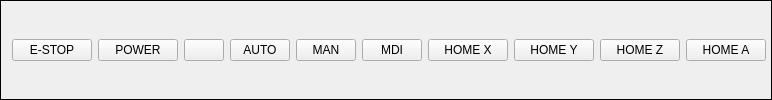
        <widget class="QFrame" name="gridFrame">
         <property name="styleSheet">
          <string notr="true">ActionButton {
min-height: 50px;
min-width: 50px;
font: 14pt &quot;DejaVu Sans&quot;;
}

GridFrame::{ background-color: rgb(52, 101, 164);}</string>
         </property>
         <property name="frameShape">
          <enum>QFrame::Box</enum>
         </property>
         <layout class="QGridLayout" name="gridLayout_2">
          <property name="leftMargin">
           <number>5</number>
          </property>
          <property name="topMargin">
           <number>5</number>
          </property>
          <property name="rightMargin">
           <number>5</number>
          </property>
          <property name="bottomMargin">
           <number>5</number>
          </property>
          <item row="1" column="3">
           <widget class="ActionButton" name="actionbutton_3">
            <property name="rules" stdset="0">
             <string>[{&quot;channels&quot;: [{&quot;url&quot;: &quot;status:homed&quot;, &quot;trigger&quot;: true}, {&quot;url&quot;: &quot;status:joint.1.homed&quot;, &quot;trigger&quot;: false}, {&quot;url&quot;: &quot;status:joint.2.homed&quot;, &quot;trigger&quot;: false}], &quot;property&quot;: &quot;Text&quot;, &quot;expression&quot;: &quot;'HOMED' if ch[0][0] and ch[0][1] and ch[0][2] else 'Home\\nAll'&quot;, &quot;name&quot;: &quot;Button Name&quot;}, {&quot;channels&quot;: [{&quot;url&quot;: &quot;status:homed&quot;, &quot;trigger&quot;: true}, {&quot;url&quot;: &quot;status:joint.1.homed&quot;, &quot;trigger&quot;: false}, {&quot;url&quot;: &quot;status:joint.2.homed&quot;, &quot;trigger&quot;: false}, {&quot;url&quot;: &quot;status:joint.2.homed&quot;, &quot;trigger&quot;: false}], &quot;property&quot;: &quot;Style Sheet&quot;, &quot;expression&quot;: &quot;\&quot;background-color:rgb(138, 226, 52)\&quot; if ch[0][0] and ch[0][1] and ch[0][2] and ch[0][2] else ''&quot;, &quot;name&quot;: &quot;back color&quot;}]</string>
            </property>
            <property name="actionName" stdset="0">
             <string>machine.home.all</string>
            </property>
           </widget>
          </item>
          <item row="1" column="1">
           <widget class="ActionButton" name="actionbutton">
            <property name="styleSheet">
             <string notr="true"/>
            </property>
            <property name="text">
             <string>E-STOP</string>
            </property>
            <property name="checkable">
             <bool>true</bool>
            </property>
            <property name="actionName" stdset="0">
             <string>machine.estop.toggle</string>
            </property>
           </widget>
          </item>
          <item row="1" column="2">
           <widget class="ActionButton" name="actionbutton_2">
            <property name="text">
             <string>POWER</string>
            </property>
            <property name="checkable">
             <bool>true</bool>
            </property>
            <property name="actionName" stdset="0">
             <string>machine.power.toggle</string>
            </property>
           </widget>
          </item>
          <item row="1" column="7">
           <widget class="ActionButton" name="actionbutton_17">
            <property name="text">
             <string>HOME X</string>
            </property>
            <property name="rules" stdset="0">
             <string>[{&quot;channels&quot;: [{&quot;url&quot;: &quot;status:joint.0.homed&quot;, &quot;trigger&quot;: true}], &quot;property&quot;: &quot;Style Sheet&quot;, &quot;expression&quot;: &quot;'background-color:rgb(150,255,150)' if ch[0] else 'background-color:rgb(240,240,80)'&quot;, &quot;name&quot;: &quot;New Rule&quot;}]</string>
            </property>
            <property name="actionName" stdset="0">
             <string>machine.home.joint:0</string>
            </property>
           </widget>
          </item>
          <item row="1" column="9">
           <widget class="ActionButton" name="actionbutton_19">
            <property name="text">
             <string>HOME Z</string>
            </property>
            <property name="rules" stdset="0">
             <string>[{&quot;channels&quot;: [{&quot;url&quot;: &quot;status:joint.2.homed&quot;, &quot;trigger&quot;: true}], &quot;property&quot;: &quot;Style Sheet&quot;, &quot;expression&quot;: &quot;'background-color:rgb(150,255,150)' if ch[0] else 'background-color:rgb(240,240,80)'&quot;, &quot;name&quot;: &quot;New Rule&quot;}]</string>
            </property>
            <property name="actionName" stdset="0">
             <string>machine.home.joint:2</string>
            </property>
           </widget>
          </item>
          <item row="1" column="8">
           <widget class="ActionButton" name="actionbutton_18">
            <property name="text">
             <string>HOME Y</string>
            </property>
            <property name="rules" stdset="0">
             <string>[{&quot;channels&quot;: [{&quot;url&quot;: &quot;status:joint.1.homed&quot;, &quot;trigger&quot;: true}], &quot;property&quot;: &quot;Style Sheet&quot;, &quot;expression&quot;: &quot;'background-color:rgb(150,255,150)' if ch[0] else 'background-color:rgb(240,240,80)'&quot;, &quot;name&quot;: &quot;New Rule&quot;}]</string>
            </property>
            <property name="actionName" stdset="0">
             <string>machine.home.joint:1</string>
            </property>
           </widget>
          </item>
          <item row="1" column="10">
           <widget class="ActionButton" name="actionbutton_20">
            <property name="text">
             <string>HOME A</string>
            </property>
            <property name="rules" stdset="0">
             <string>[{&quot;channels&quot;: [{&quot;url&quot;: &quot;status:joint.3.homed&quot;, &quot;trigger&quot;: true}], &quot;property&quot;: &quot;Style Sheet&quot;, &quot;expression&quot;: &quot;'background-color:rgb(150,255,150)' if ch[0] else 'background-color:rgb(240,240,80)'&quot;, &quot;name&quot;: &quot;New Rule&quot;}]</string>
            </property>
            <property name="actionName" stdset="0">
             <string>machine.home.joint:3</string>
            </property>
           </widget>
          </item>
          <item row="1" column="5">
           <widget class="ActionButton" name="manual_2">
            <property name="maximumSize">
             <size>
              <width>60</width>
              <height>16777215</height>
             </size>
            </property>
            <property name="text">
             <string>MAN</string>
            </property>
            <property name="rules" stdset="0">
             <string>[{&quot;channels&quot;: [{&quot;url&quot;: &quot;status:task_mode&quot;, &quot;trigger&quot;: true}], &quot;property&quot;: &quot;Style Sheet&quot;, &quot;expression&quot;: &quot;\&quot;background-color:rgb(138, 226, 52)\&quot; if ch[0]==1 else ''&quot;, &quot;name&quot;: &quot;color&quot;}]</string>
            </property>
            <property name="actionName" stdset="0">
             <string>machine.mode.manual</string>
            </property>
           </widget>
          </item>
          <item row="1" column="6">
           <widget class="ActionButton" name="mdi_2">
            <property name="maximumSize">
             <size>
              <width>60</width>
              <height>16777215</height>
             </size>
            </property>
            <property name="text">
             <string>MDI</string>
            </property>
            <property name="rules" stdset="0">
             <string>[{&quot;channels&quot;: [{&quot;url&quot;: &quot;status:task_mode&quot;, &quot;trigger&quot;: true}], &quot;property&quot;: &quot;Style Sheet&quot;, &quot;expression&quot;: &quot;\&quot;background-color:rgb(138, 226, 52)\&quot; if ch[0]==3 else ''&quot;, &quot;name&quot;: &quot;color&quot;}]</string>
            </property>
            <property name="actionName" stdset="0">
             <string>machine.mode.mdi</string>
            </property>
           </widget>
          </item>
          <item row="1" column="4">
           <widget class="ActionButton" name="auto_3">
            <property name="maximumSize">
             <size>
              <width>60</width>
              <height>16777215</height>
             </size>
            </property>
            <property name="text">
             <string>AUTO</string>
            </property>
            <property name="rules" stdset="0">
             <string>[{&quot;channels&quot;: [{&quot;url&quot;: &quot;status:task_mode&quot;, &quot;trigger&quot;: true}], &quot;property&quot;: &quot;Style Sheet&quot;, &quot;expression&quot;: &quot;\&quot;background-color:rgb(138, 226, 52)\&quot; if ch[0]==2 else ''&quot;, &quot;name&quot;: &quot;color&quot;}]</string>
            </property>
            <property name="actionName" stdset="0">
             <string>machine.mode.auto</string>
            </property>
           </widget>
          </item>
          <item row="1" column="0">
           <widget class="StatusLED" name="statusled">
            <property name="maximumSize">
             <size>
              <width>45</width>
              <height>16777215</height>
             </size>
            </property>
            <property name="rules" stdset="0">
             <string>[{&quot;channels&quot;: [{&quot;url&quot;: &quot;status:state&quot;, &quot;trigger&quot;: true}], &quot;property&quot;: &quot;Flashing&quot;, &quot;expression&quot;: &quot;ch[0]==3&quot;, &quot;name&quot;: &quot;alarm&quot;}, {&quot;channels&quot;: [{&quot;url&quot;: &quot;status:state&quot;, &quot;trigger&quot;: true}], &quot;property&quot;: &quot;Enable&quot;, &quot;expression&quot;: &quot;ch[0]==3&quot;, &quot;name&quot;: &quot;enable when in alarm&quot;}]</string>
            </property>
           </widget>
          </item>
         </layout>
        </widget>
